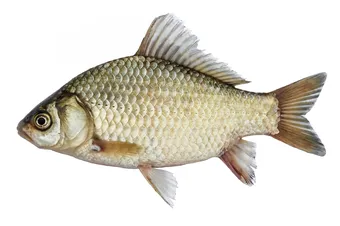
#> input picture image_patches/fish.jpg, 340 x 226 px, found by its file name
$ python search_caltech.py
#> lines starting #> are read from the running program, lines starting #| are printed output that depends on the picture; after the words box and inside, x2 and y2 are one past the last pixel; in counts of white or black regions, pixels touching at a corner belong together
#!/usr/bin/env python3
"""
Search Caltech101 dataset for best matching images to composite a patch onto.
Uses outline matching from composite.py approach.
"""

import os
import tensorflow_datasets as tfds
import matplotlib.pyplot as plt
import cv2
import numpy as np
from tqdm import tqdm
from concurrent.futures import ThreadPoolExecutor, as_completed
import multiprocessing


def get_subject_outline(img, margin=5, dilate=1, force_outer=True):
    """
    Extract subject outline using GrabCut.
    """
    if len(img.shape) == 3:
        img_bgr = cv2.cvtColor(img, cv2.COLOR_RGB2BGR)
    else:
        img_bgr = cv2.cvtColor(img, cv2.COLOR_GRAY2BGR)

    h, w = img_bgr.shape[:2]
    gray = cv2.cvtColor(img_bgr, cv2.COLOR_BGR2GRAY)

    corner_size = max(5, min(h, w) // 20)
    corners = [
        gray[0:corner_size, 0:corner_size],
        gray[0:corner_size, w-corner_size:w],
        gray[h-corner_size:h, 0:corner_size],
        gray[h-corner_size:h, w-corner_size:w]
    ]
    corner_stds = [np.std(c) for c in corners]
    avg_corner_std = np.mean(corner_stds)

    if avg_corner_std < 20:
        bg_color = np.median([np.median(c) for c in corners])
        diff = np.abs(gray.astype(np.float32) - bg_color)
        fg_mask = (diff > 25).astype(np.uint8) * 255
    else:
        mask = np.zeros((h, w), np.uint8)
        mask[:] = cv2.GC_PR_BGD

        cx, cy = w // 2, h // 2
        rect_w, rect_h = int(w * 0.7), int(h * 0.7)
        x1, y1 = max(0, cx - rect_w // 2), max(0, cy - rect_h // 2)
        x2, y2 = min(w, cx + rect_w // 2), min(h, cy + rect_h // 2)
        mask[y1:y2, x1:x2] = cv2.GC_PR_FGD

        mask[:margin, :] = cv2.GC_BGD
        mask[-margin:, :] = cv2.GC_BGD
        mask[:, :margin] = cv2.GC_BGD
        mask[:, -margin:] = cv2.GC_BGD

        bgd_model = np.zeros((1, 65), np.float64)
        fgd_model = np.zeros((1, 65), np.float64)

        try:
            cv2.grabCut(img_bgr, mask, None, bgd_model, fgd_model, 3, cv2.GC_INIT_WITH_MASK)
            fg_mask = np.where((mask == cv2.GC_FGD) | (mask == cv2.GC_PR_FGD), 255, 0).astype(np.uint8)
        except:
            return cv2.Canny(gray, 50, 150)

    # Clean up mask
    kernel = np.ones((3, 3), np.uint8)
    fg_mask = cv2.morphologyEx(fg_mask, cv2.MORPH_CLOSE, kernel, iterations=3)
    fg_mask = cv2.morphologyEx(fg_mask, cv2.MORPH_OPEN, kernel, iterations=2)

    # === KEY FIX: Zero out border region before finding contours ===
    border_margin = 3
    fg_mask[:border_margin, :] = 0
    fg_mask[-border_margin:, :] = 0
    fg_mask[:, :border_margin] = 0
    fg_mask[:, -border_margin:] = 0

    # Find contours
    contours, _ = cv2.findContours(fg_mask, cv2.RETR_EXTERNAL, cv2.CHAIN_APPROX_SIMPLE)

    if not contours:
        return cv2.Canny(gray, 50, 150)

    # Get largest contour
    largest = max(contours, key=cv2.contourArea)

    # === ADDITIONAL FIX: Filter out contours that touch the border ===
    # Check if contour touches edges
    contour_points = largest.reshape(-1, 2)
    touches_left = np.any(contour_points[:, 0] <= border_margin)
    touches_right = np.any(contour_points[:, 0] >= w - border_margin - 1)
    touches_top = np.any(contour_points[:, 1] <= border_margin)
    touches_bottom = np.any(contour_points[:, 1] >= h - border_margin - 1)

    # Draw contour
    outline = np.zeros((h, w), np.uint8)
    cv2.drawContours(outline, [largest], -1, 255, 2)

    # === If contour touches border, zero out the border edges of the outline ===
    if touches_left or touches_right or touches_top or touches_bottom:
        # Remove any outline pixels along the borders (make it an open contour)
        border_clear = 5
        outline[:border_clear, :] = 0
        outline[-border_clear:, :] = 0
        outline[:, :border_clear] = 0
        outline[:, -border_clear:] = 0

    if dilate > 0:
        outline = cv2.dilate(outline, kernel, iterations=dilate)

    return outline


def get_patch_variants(patch, outline, allow_flip=True, allow_rotation=False, rotation_steps=4):
    """
    Generate variants of patch with flips and rotations.
    """
    flip_variants = [(patch, outline, '')]

    if allow_flip:
        flip_variants.append((cv2.flip(patch, 1), cv2.flip(outline, 1), 'flip_h'))
        flip_variants.append((cv2.flip(patch, 0), cv2.flip(outline, 0), 'flip_v'))
        flip_variants.append((cv2.flip(cv2.flip(patch, 0), 1), cv2.flip(cv2.flip(outline, 0), 1), 'flip_hv'))

    if allow_rotation:
        if rotation_steps <= 4:
            angles = [0, 90, 180, 270]
        else:
            angles = np.linspace(0, 360, rotation_steps, endpoint=False)
    else:
        angles = [0]

    variants = []

    for p_flip, o_flip, flip_name in flip_variants:
        for angle in angles:
            if angle == 0:
                p_rot = p_flip
                o_rot = o_flip
                rot_name = ''
            elif angle == 90:
                p_rot = cv2.rotate(p_flip, cv2.ROTATE_90_CLOCKWISE)
                o_rot = cv2.rotate(o_flip, cv2.ROTATE_90_CLOCKWISE)
                rot_name = 'rot90'
            elif angle == 180:
                p_rot = cv2.rotate(p_flip, cv2.ROTATE_180)
                o_rot = cv2.rotate(o_flip, cv2.ROTATE_180)
                rot_name = 'rot180'
            elif angle == 270:
                p_rot = cv2.rotate(p_flip, cv2.ROTATE_90_COUNTERCLOCKWISE)
                o_rot = cv2.rotate(o_flip, cv2.ROTATE_90_COUNTERCLOCKWISE)
                rot_name = 'rot270'
            else:
                h, w = p_flip.shape[:2]
                center = (w // 2, h // 2)
                M = cv2.getRotationMatrix2D(center, angle, 1.0)
                cos = np.abs(M[0, 0])
                sin = np.abs(M[0, 1])
                new_w = int(h * sin + w * cos)
                new_h = int(h * cos + w * sin)
                M[0, 2] += (new_w - w) / 2
                M[1, 2] += (new_h - h) / 2
                p_rot = cv2.warpAffine(p_flip, M, (new_w, new_h))
                o_rot = cv2.warpAffine(o_flip, M, (new_w, new_h))
                rot_name = f'rot{int(angle)}'

            if flip_name and rot_name:
                name = f'{rot_name}_{flip_name}'
            elif flip_name:
                name = flip_name
            elif rot_name:
                name = rot_name
            else:
                name = 'original'

            variants.append((p_rot, o_rot, name))

    return variants


# [125 lines left out: functions match_outlines, create_composite, not called in this run]


def resize_to_max(img, max_resolution):
    """Resize image so longest side is max_resolution."""
    if max_resolution is None:
        return img, 1.0
    h, w = img.shape[:2]
    if max(h, w) <= max_resolution:
        return img, 1.0
    if w > h:
        new_w = max_resolution
        new_h = int(h * max_resolution / w)
    else:
        new_h = max_resolution
        new_w = int(w * max_resolution / h)
    scale_factor = new_w / w
    return cv2.resize(img, (new_w, new_h)), scale_factor


# [38 lines left out: function process_single_image, not called in this run]


def search_dataset(patch_path, num_samples=200, top_k=5,
                   min_scale=0.3, max_scale=2.0, scale_steps=20,
                   allow_flip=True, allow_rotation=False, rotation_steps=4,
                   outer_only=True, max_resolution=480, num_workers=None):
    """
    Search Caltech101 for images that best match the patch outline.
    """
#> called with patch_path = 'image_composer/image_patches/fish.jpg', num_samples = 1000, top_k = 5, min_scale = 0.1, max_scale = 2, scale_steps = 20, allow_flip = True, allow_rotation = True
    patch = cv2.imread(patch_path)
#> patch is the input picture: shape (226, 340, 3); mean B, G, R 210.4, 219.7, 223.3
    if patch is None:
        raise ValueError(f"Could not load patch: {patch_path}")

    patch_rgb = cv2.cvtColor(patch, cv2.COLOR_BGR2RGB)

    patch_proc, patch_scale = resize_to_max(patch_rgb, max_resolution)
#> patch_scale = 1

    print("Extracting patch outline...")
    patch_outline = get_subject_outline(patch_proc)
#> in get_subject_outline, `gray = cv2.cvtColor(img_bgr, cv2.COLOR_BGR2GRAY)`:
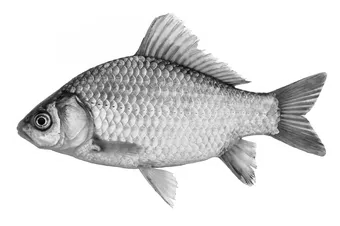
#> gray: shape (226, 340); min 1, max 255, mean 219.7
#> in get_subject_outline, `corner_stds = [np.std(c) for c in corners]`: corner_stds = [0, 0, 0, 0]
#> in get_subject_outline, `avg_corner_std = np.mean(corner_stds)`: avg_corner_std = 0
#> in get_subject_outline, `bg_color = np.median([np.median(c) for c in corners])`: bg_color = 255
#> in get_subject_outline, `diff = np.abs(gray.astype(np.float32) - bg_color)`:
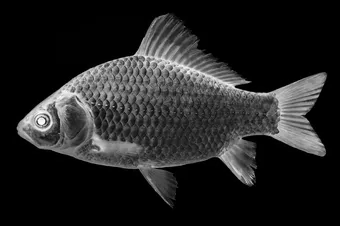
#> diff: shape (226, 340) float32; min 0, max 254, mean 35.3
#> in get_subject_outline, `fg_mask = (diff > 25).astype(np.uint8) * 255`:
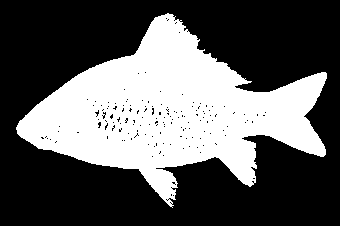
#> fg_mask: shape (226, 340); 36.3% white; 1 white region, box (x1, y1, x2, y2) and area: (16, 13, 327, 208) 27884
#> in get_subject_outline, `fg_mask = cv2.morphologyEx(fg_mask, cv2.MORPH_CLOSE, kernel, iteration..`:
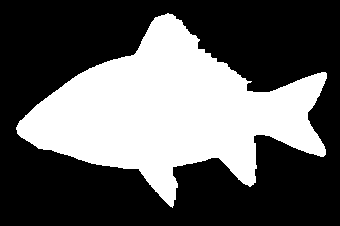
#> fg_mask: shape (226, 340); 37.1% white; 1 white region, box (x1, y1, x2, y2) and area: (16, 13, 327, 208) 28471
#> in get_subject_outline, `fg_mask = cv2.morphologyEx(fg_mask, cv2.MORPH_OPEN, kernel, iterations..`: fg_mask: shape (226, 340); 37% white; 1 white region
#> in get_subject_outline, `contours, _ = cv2.findContours(fg_mask, cv2.RETR_EXTERNAL, cv2.CHAIN_A..`: contours = 1 contour; box (x1, y1, x2, y2) and area: (17, 14, 327, 206) 27996
#> in get_subject_outline, `largest = max(contours, key=cv2.contourArea)`: largest = contour of 432 points, box (x1, y1, x2, y2) (17, 14, 327, 206), area 27996
#> in get_subject_outline, `contour_points = largest.reshape(-1, 2)`: contour_points = 432 pairs, first value 17 to 326, second value 14 to 205
#> in get_subject_outline, `touches_left = np.any(contour_points[:, 0] <= border_margin)`: touches_left = False
#> in get_subject_outline, `cv2.drawContours(outline, [largest], -1, 255, 2)`:
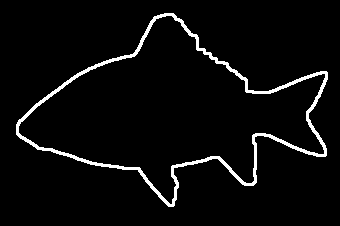
#> outline: shape (226, 340); 4.2% white; 1 white region, box (x1, y1, x2, y2) and area: (16, 13, 328, 207) 3227
#> in get_subject_outline, `outline = cv2.dilate(outline, kernel, iterations=dilate)`:
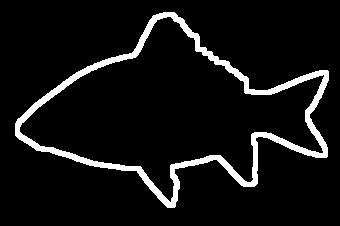
#> outline: shape (226, 340); 7.3% white; 1 white region, box (x1, y1, x2, y2) and area: (15, 12, 329, 208) 5603

    variants = get_patch_variants(patch_proc, patch_outline, allow_flip, allow_rotation, rotation_steps)
#> the loop in get_patch_variants, `for p_flip, o_flip, flip_name in flip_variants:` made 4 passes
#> after the loop in get_patch_variants, `for p_flip, o_flip, flip_name in flip_variants:`: variants = 48 items
#> variants = 48 items
    print(f"Testing {len(variants)} patch variants (flips/rotations)")
#| Testing 48 patch variants (flips/rotations)

    print("Loading Caltech101 dataset...")
#> (the run stopped early here; a loop or call above may not have finished)
